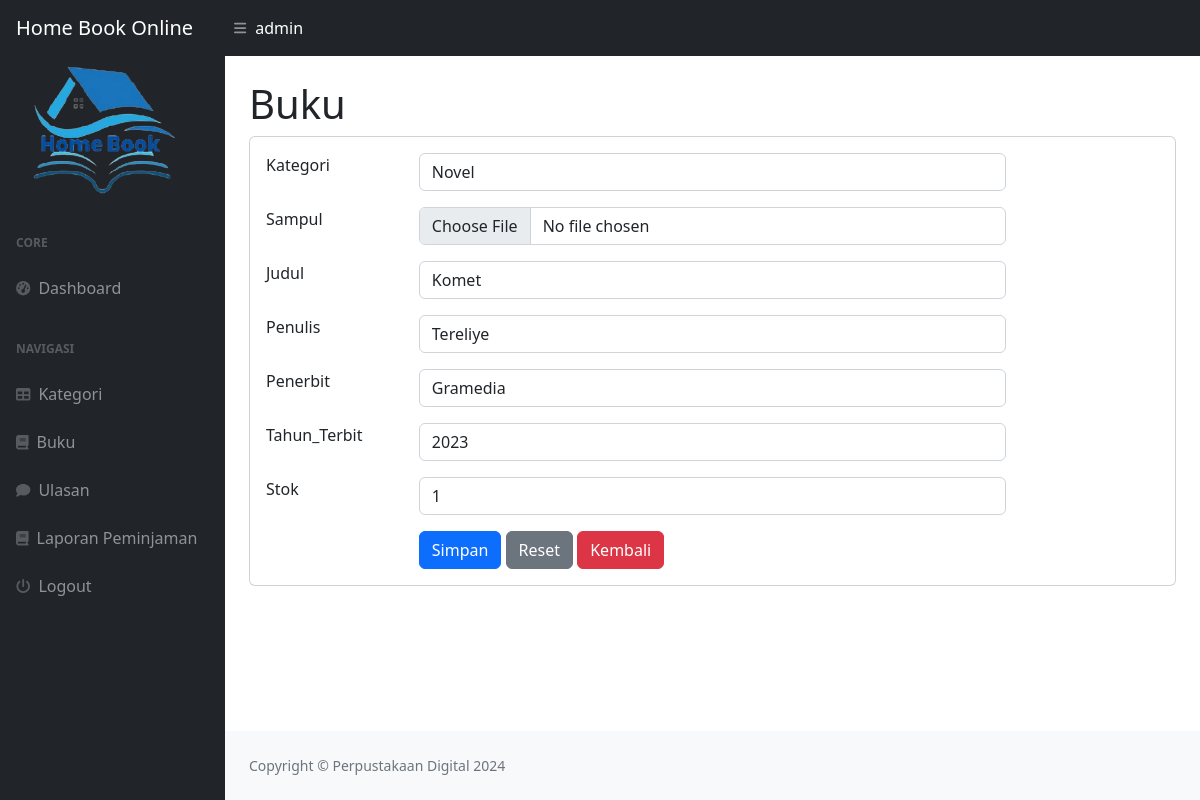
Page /index.php?page=buku_ubah&&id=29 (signed in) on the committed database.
### tables this page shows
CREATE TABLE `buku` (
  `BukuID` int(11) NOT NULL,
  `id_kategori` int(11) NOT NULL,
  `Sampul` varchar(255) NOT NULL,
  `Judul` varchar(255) NOT NULL,
  `Penulis` varchar(255) NOT NULL,
  `Penerbit` varchar(255) NOT NULL,
  `Tahun_Terbit` int(11) NOT NULL,
  `Stok` int(11) NOT NULL
);

CREATE TABLE `kategoribuku` (
  `KategoriID` int(11) NOT NULL,
  `NamaKategori` varchar(255) NOT NULL
);

### buku_ubah.php (the view, shortened to what this page needs)
<h1 class="mt-4">Buku</h1>
<div class="card">
    <div class="card-body">
        <div class="row">
            <div class="col-md-12">
                <form method="post" enctype="multipart/form-data">
                    <?php
                     $id = $_GET['id'];
                     $query = mysqli_query($koneksi, "SELECT*FROM buku WHERE BukuID=$id");
                    $data = mysqli_fetch_array($query);
                    ?>
                    <div class="row mb-3">
                        <div class="col-md-2">Kategori</div>
                        <div class="col-md-8">
                            <select name="id_kategori" class="form-control">
                                <?php
                                $kat = mysqli_query($koneksi, "SELECT*FROM kategoribuku");
                                while ($kategoribuku = mysqli_fetch_array($kat)) {
                                    ?>
                                    <option <?php if($kategoribuku['KategoriID'] == $data['id_kategori']) echo 'selected'; ?> value="<?php echo $kategoribuku['KategoriID']; ?>"><?php echo $kategoribuku['NamaKategori']; ?></option>
                                    <?php
                                }
                                ?>
                            </select>
                        </div>
                    </div>
                    <div class="row mb-3">
                        <div class="col-md-2">Sampul</div>
                        <div class="col-md-8"><input type="file" value="<?php echo $data['Sampul']; ?>" class="form-control" name="Sampul"></div>
                    </div>
                    <div class="row mb-3">
                        <div class="col-md-2">Judul</div>
                        <div class="col-md-8"><input type="text" value="<?php echo $data['Judul']; ?>" class="form-control" name="Judul"></div>
                    </div>
                    <div class="row mb-3">
                        <div class="col-md-2">Penulis</div>
                        <div class="col-md-8"><input type="text" value="<?php echo $data['Penulis']; ?>" class="form-control" name="Penulis"></div>
                    </div>
                    <div class="row mb-3">
                        <div class="col-md-2">Penerbit</div>
                        <div class="col-md-8"><input type="text" value="<?php echo $data['Penerbit']; ?>" class="form-control" name="Penerbit"></div>
                    </div>
                    <div class="row mb-3">
                        <div class="col-md-2">Tahun_Terbit</div>
                        <div class="col-md-8"><input type="text" value="<?php echo $data['Tahun_Terbit']; ?>" class="form-control" name="Tahun_Terbit"></div>
                    </div>
                    <div class="row mb-3">
                        <div class="col-md-2">Stok</div>
                        <div class="col-md-8"><input type="number" value="<?php echo $data['Stok']; ?>" class="form-control" name="Stok"></div>
                    </div>
                    <div class="row">
                        <div class="col-md-2"></div>
                        <div class="col-md-8">
                            <button type="submit" class="btn btn-primary" name="submit" value="submit">Simpan</button>
                            <button type="reset" class="btn btn-secondary">Reset</button>
                            <a href="?page=buku" class="btn btn-danger">Kembali</a>
                        </div>
                    </div>
                </form>
            </div>
        </div>
    </div>
</div>

### rows in the picture
buku: id_kategori "Novel", Judul "Komet", Penulis "Tereliye", Penerbit "Gramedia", Tahun_Terbit "2023", Stok "1"

### other values in the picture
$_SESSION['userid']['NamaLengkap'] "admin"
